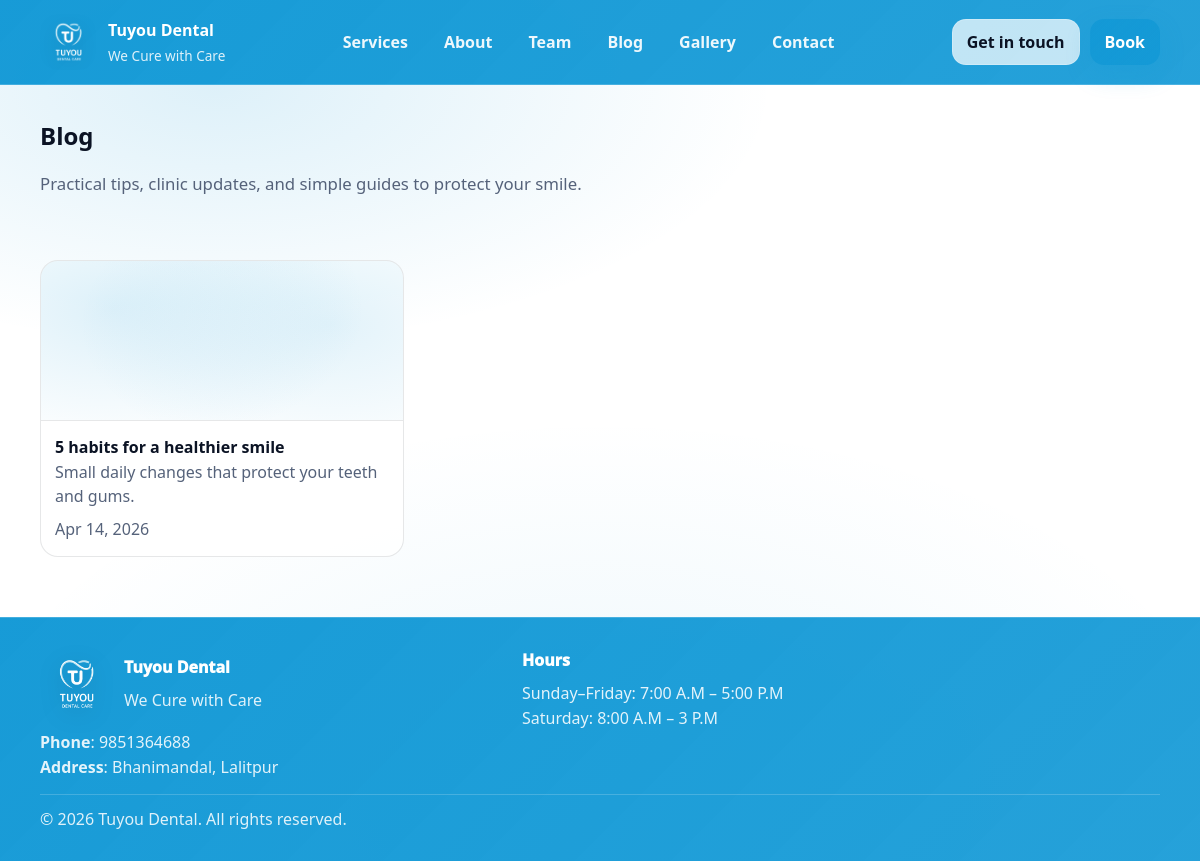
Screenshot of /blog/ with the database file from the repository.
### website/models.py (models this page shows, shortened)
class TimeStampedModel(models.Model):
    created_at = models.DateTimeField(auto_now_add=True)
    updated_at = models.DateTimeField(auto_now=True)
    class Meta:
        abstract = True

class SiteSettings(TimeStampedModel):
    site_name = models.CharField(max_length=120, default="Tuyou Dental")
    tagline = models.CharField(
        max_length=220, default="Modern dentistry with a gentle touch."
    )
    phone = models.CharField(max_length=40, blank=True, default="")
    email = models.EmailField(blank=True, default="")
    address = models.CharField(max_length=220, blank=True, default="")
    hero_title = models.CharField(max_length=120, default="Healthy smiles start here.")
    hero_subtitle = models.TextField(
        default="From checkups to cosmetic care, we make every visit calm, clear, and comfortable."
    )
    hero_primary_cta_text = models.CharField(max_length=40, default="Book Appointment")
    hero_primary_cta_url = models.CharField(max_length=120, default="/appointment/")
    hero_secondary_cta_text = models.CharField(max_length=40, default="View Services")
    hero_secondary_cta_url = models.CharField(max_length=120, default="/services/")
    hero_image = models.ImageField(upload_to='site/hero/', blank=True, null=True)
    about_title = models.CharField(max_length=120, default="Trusted care for every stage.")
    about_body = models.TextField(
        default=(
            "Welcome to TuYou Dental Care, where brightening your smile brightens our day.\n\n"
            "We offer a comprehensive range of treatments, from routine cleanings and preventative care "
            "to advanced cosmetic, prosthetic and restorative procedures. We believe in personalized care "
            "tailored to meet the unique needs of each patient, ensuring a comfortable and stress-free experience.\n\n"
            "Our state-of-the-art facility is equipped with the latest technology to deliver the highest standard "
            "of dental care. Trust TuYou Dental Care to help you achieve and maintain a healthy, beautiful smile.\n\n"
            "\"We Cure With full cure\""
        )
    )
    about_image = models.ImageField(upload_to='site/about/', blank=True, null=True)
    opening_hours = models.TextField(
        blank=True,
        default="Mon–Fri: 8:00–18:00\nSat: 9:00–14:00\nSun: Closed",
        help_text="One line per entry.",
    )
    social_facebook = models.URLField(blank=True, default="")
    social_instagram = models.URLField(blank=True, default="")
    social_x = models.URLField(blank=True, default="")
    class Meta:
        verbose_name = "Site settings"
        verbose_name_plural = "Site settings"
    @classmethod
    def get_solo(cls):
        obj, _created = cls.objects.get_or_create(pk=1)
        return obj

class BlogPost(TimeStampedModel):
    title = models.CharField(max_length=200)
    slug = models.SlugField(max_length=220, unique=True, blank=True)
    excerpt = models.CharField(max_length=280, blank=True, default="")
    body = models.TextField()
    cover_image_url = models.URLField(blank=True, default="")
    published = models.BooleanField(default=True)
    published_at = models.DateTimeField(blank=True, null=True)
    class Meta:
        ordering = ["-published_at", "-created_at"]
    def get_absolute_url(self):
        return reverse("blog_detail", kwargs={"slug": self.slug})

### website/views.py (the view)
# urls.py: path("blog/", views.blog_list, name="blog_list"),
def blog_list(request):
    posts = BlogPost.objects.filter(published=True)
    return render(request, "website/blog_list.html", {"posts": posts})

### website/context_processors.py (called while the page is built)
def site_settings(request):
    settings_obj = SiteSettings.get_solo()
    return {"site_settings": settings_obj}

### templates/website/blog_list.html (shortened to what this page needs)
{% extends "base.html" %}
{% block content %}
  <section class="page-hero">
    <div class="container">
      <h1>Blog</h1>
      <p class="lead">Practical tips, clinic updates, and simple guides to protect your smile.</p>
    </div>
  </section>
  <section class="section">
    <div class="container">
      <div class="post-grid">
        {% for post in posts %}
          <a class="post-card" href="{{ post.get_absolute_url }}">
            <div class="post-cover">
              {% if post.cover_image_url %}
                <img src="{{ post.cover_image_url }}" alt="{{ post.title }}" />
              {% else %}
                <div class="post-cover-fallback"></div>
              {% endif %}
            </div>
            <div class="post-body">
              <div class="post-title">{{ post.title }}</div>
              <div class="muted">{{ post.excerpt|default:post.body|truncatechars:140 }}</div>
              <div class="muted mt-small">
                {% if post.published_at %}{{ post.published_at|date:"M j, Y" }}{% endif %}
              </div>
            </div>
          </a>
        {% empty %}
          <div class="muted">No posts yet. Add some in Admin → Blog posts.</div>
        {% endfor %}
      </div>
    </div>
  </section>
{% endblock %}

### templates/base.html (shortened to what this page needs)
{% load static %}
<!doctype html>
<html lang="en">
  <head>
    <link rel="stylesheet" href="{% static 'css/site.css' %}" />
  </head>
  <body>
    <header class="site-header">
      <div class="container nav-row">
        <a class="brand" href="{% url 'home' %}">
          <span class="brand-mark">
            <img class="brand-logo" src="{% static 'img/tuyouLogo.png' %}" alt="{{ site_settings.site_name }} logo" />
          </span>
          <span class="brand-text">
            <span class="brand-name">{{ site_settings.site_name }}</span>
            <span class="brand-tagline">{{ site_settings.tagline }}</span>
          </span>
        </a>
        <nav class="nav" id="navMenu">
          <a href="{% url 'home' %}#services">Services</a>
          <a href="{% url 'home' %}#about">About</a>
          <a href="{% url 'home' %}#team">Team</a>
          <a href="{% url 'home' %}#blog">Blog</a>
          <a href="{% url 'gallery' %}">Gallery</a>
          <a href="{% url 'home' %}#contact">Contact</a>
        </nav>
        <div class="nav-cta">
          <a class="btn btn-ghost" href="{% url 'home' %}#contact">Get in touch</a>
          <a class="btn btn-primary" href="{% url 'appointment' %}">Book</a>
        </div>
      </div>
    </header>
    <main>
      {% block content %}{% endblock %}
    </main>
    <footer class="site-footer">
      <div class="container footer-grid">
        <div>
          <div class="footer-brand">
            <img class="footer-logo" src="{% static 'img/tuyouLogo.png' %}" alt="{{ site_settings.site_name }} logo" />
            <div>
              <div class="footer-title">{{ site_settings.site_name }}</div>
              <div class="muted">{{ site_settings.tagline }}</div>
            </div>
          </div>
          <div class="footer-meta">
            {% if site_settings.phone %}<div><strong>Phone</strong>: {{ site_settings.phone }}</div>{% endif %}
            {% if site_settings.address %}<div><strong>Address</strong>: {{ site_settings.address }}</div>{% endif %}
          </div>
        </div>
        <div>
          <div class="footer-title">Hours</div>
          <pre class="hours">{{ site_settings.opening_hours }}</pre>
        </div>
      </div>
      <div class="container footer-bottom">
        <div class="muted mx-auto">© {% now "Y" %} {{ site_settings.site_name }}. All rights reserved.</div>
      </div>
    </footer>
  </body>
</html>

### static/css/site.css (style rules this page uses)
:root { --bg:#FFFFFF; --panel:#FFFFFF; --panel2:#F3F9FF; --text:#0B1324; --muted:#55627A; --line:rgba(11,19,36,.10); --primary:#1399D6; --primary2:#1399D6; --shadow: 0 12px 40px rgba(8,15,30,.10); --radius:18px; }
* { box-sizing:border-box }
html,body { height:100% }
html { scroll-behavior:smooth }
body { margin:0; font-family: ui-sans-serif, system-ui, -apple-system, Segoe UI, Roboto, Arial, "Apple Color Emoji","Segoe UI Emoji"; background: radial-gradient(900px 420px at 18% 10%, rgba(19,153,214,.14), transparent 62%), radial-gradient(900px 520px at 50% 92%, rgba(19,153,214,.08), transparent 72%), var(--bg); color:var(--text); line-height:1.55; }
a { color:inherit; text-decoration:none }
img { max-width:100%; display:block }
.container { width:min(1120px, calc(100% - 48px)); margin:0 auto }
.muted { color:var(--muted) }
.mt-small { margin-top:8px }
.lead { font-size:1.05rem; color:var(--muted) }
.site-header { position:sticky; top:0; z-index:100; background: linear-gradient(135deg, rgba(19,153,214,.98), rgba(19,153,214,.92)); border-bottom:1px solid rgba(255,255,255,.18); }
.nav-row { display:flex; align-items:center; justify-content:space-between; gap:18px; padding:14px 0 }
.brand { display:flex; align-items:center; gap:12px }
.brand-mark { width:56px; height:56px; border-radius:16px; background: transparent; border:none; display:grid; place-items:center; overflow:hidden; box-shadow: none; padding:0; }
.brand-logo { width:100%; height:100%; object-fit:contain; filter: drop-shadow(0 6px 12px rgba(0,0,0,.18)); }
.brand-text { display:flex; flex-direction:column; gap:2px }
.brand-name { font-weight:850 }
.brand-name { color:#FFFFFF }
.brand-tagline { font-size:.85rem; color:rgba(255,255,255,.86) }
.nav { display:flex; gap:16px; align-items:center }
.nav a { color:rgba(255,255,255,.92); font-weight:650; padding:8px 10px; border-radius:12px }
.nav-cta { display:flex; gap:10px; align-items:center }
.btn { display:inline-flex; align-items:center; justify-content:center; gap:10px; padding:10px 14px; border-radius:14px; border:1px solid rgba(255,255,255,.22); font-weight:750; }
.btn-primary { background: linear-gradient(135deg, rgba(19,153,214,.98), rgba(19,153,214,.90)); color:#FFFFFF; border-color: transparent; box-shadow: 0 10px 24px rgba(19,153,214,.22); }
.btn-ghost { background: rgba(255,255,255,.72); color:var(--text) }
.section { padding:34px 0 }
h1,h2 { margin:0 0 8px }
.page-hero { padding:32px 0 12px }
.post-grid { display:grid; grid-template-columns: repeat(3, minmax(0,1fr)); gap:14px }
.post-card { border:1px solid var(--line); background: rgba(255,255,255,.82); border-radius: var(--radius); overflow:hidden; }
.post-cover { height:160px; border-bottom:1px solid var(--line); background: rgba(255,255,255,.02) }
.post-cover-fallback { height:100%; background: radial-gradient(420px 240px at 20% 30%, rgba(19,153,214,.14), transparent 60%), radial-gradient(420px 240px at 80% 40%, rgba(19,153,214,.12), transparent 60%); }
.post-body { padding:14px }
.post-title { font-weight:900 }
.site-footer { border-top:1px solid rgba(255,255,255,.18); padding:30px 0; margin-top:26px; background: linear-gradient(135deg, rgba(19,153,214,.98), rgba(19,153,214,.92)); }
.footer-grid { display:grid; grid-template-columns: 1.2fr .8fr .8fr; gap:14px }
.footer-title { font-weight:950; margin-bottom:8px; color:#FFFFFF }
.footer-meta { margin-top:10px; color:rgba(255,255,255,.88) }
.hours { margin:0; white-space:pre-wrap; color:rgba(255,255,255,.88); font-family:inherit }
.footer-bottom { margin-top:14px; padding-top:12px; border-top:1px solid rgba(255,255,255,.18) }
.site-footer .muted { color:rgba(255,255,255,.86) }
.footer-brand { display:flex; gap:12px; align-items:center; margin-bottom:10px; }
.footer-logo { width:72px; height:72px; object-fit:contain; filter: drop-shadow(0 6px 12px rgba(0,0,0,.18)); }

### rows the page displays
SiteSettings: site_name "Tuyou Dental", tagline "We Cure with Care", phone "9851364688", address "Bhanimandal, Lalitpur", opening_hours "Sunday–Friday: 7:00 A.M – 5:00 P.M Saturday: 8:00 A.M – 3 P.M"
BlogPost: title "5 habits for a healthier smile", excerpt "Small daily changes that protect your teeth and gums.", published_at "Apr 14, 2026"
